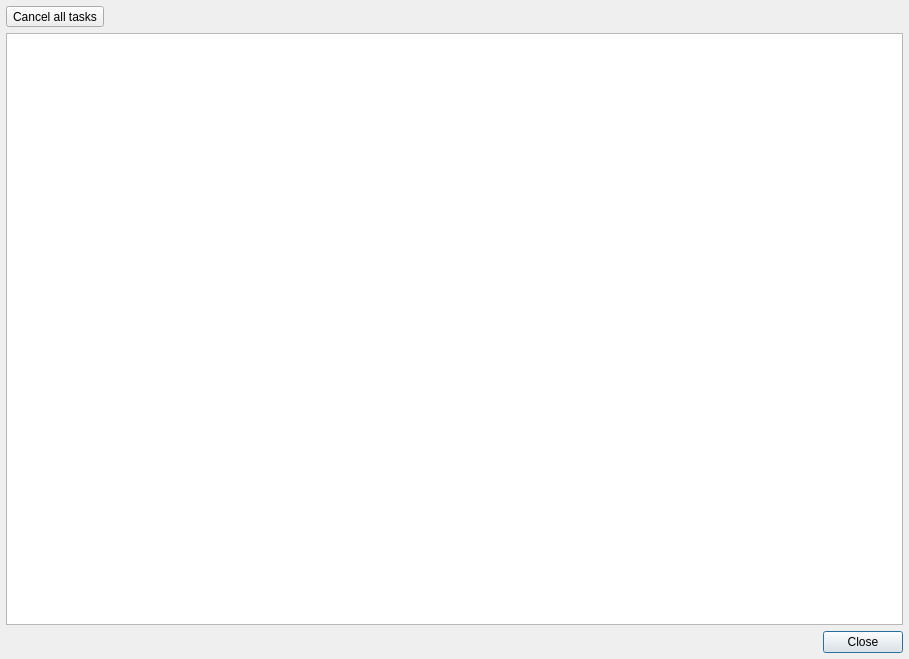
<?xml version="1.0" encoding="UTF-8"?>
<ui version="4.0">
 <class>BackgroundTasksDialog</class>
 <widget class="QDialog" name="BackgroundTasksDialog">
  <property name="geometry">
   <rect>
    <x>0</x>
    <y>0</y>
    <width>909</width>
    <height>659</height>
   </rect>
  </property>
  <property name="windowTitle">
   <string>Background tasks</string>
  </property>
  <layout class="QGridLayout" name="gridLayout">
   <property name="leftMargin">
    <number>6</number>
   </property>
   <property name="topMargin">
    <number>6</number>
   </property>
   <property name="rightMargin">
    <number>6</number>
   </property>
   <property name="bottomMargin">
    <number>6</number>
   </property>
   <item row="1" column="0">
    <widget class="QTableView" name="tableView">
     <property name="alternatingRowColors">
      <bool>false</bool>
     </property>
     <property name="sortingEnabled">
      <bool>true</bool>
     </property>
     <attribute name="horizontalHeaderStretchLastSection">
      <bool>true</bool>
     </attribute>
     <attribute name="verticalHeaderDefaultSectionSize">
      <number>22</number>
     </attribute>
     <attribute name="verticalHeaderMinimumSectionSize">
      <number>22</number>
     </attribute>
    </widget>
   </item>
   <item row="2" column="0">
    <widget class="QDialogButtonBox" name="buttonBox">
     <property name="orientation">
      <enum>Qt::Horizontal</enum>
     </property>
     <property name="standardButtons">
      <set>QDialogButtonBox::Close</set>
     </property>
    </widget>
   </item>
   <item row="0" column="0">
    <widget class="QToolButton" name="cancelAllButton">
     <property name="text">
      <string>Cancel all tasks</string>
     </property>
    </widget>
   </item>
  </layout>
 </widget>
 <resources/>
 <connections>
  <connection>
   <sender>buttonBox</sender>
   <signal>rejected()</signal>
   <receiver>BackgroundTasksDialog</receiver>
   <slot>reject()</slot>
   <hints>
    <hint type="sourcelabel">
     <x>316</x>
     <y>260</y>
    </hint>
    <hint type="destinationlabel">
     <x>286</x>
     <y>274</y>
    </hint>
   </hints>
  </connection>
  <connection>
   <sender>buttonBox</sender>
   <signal>accepted()</signal>
   <receiver>BackgroundTasksDialog</receiver>
   <slot>accept()</slot>
   <hints>
    <hint type="sourcelabel">
     <x>248</x>
     <y>254</y>
    </hint>
    <hint type="destinationlabel">
     <x>157</x>
     <y>274</y>
    </hint>
   </hints>
  </connection>
 </connections>
</ui>
